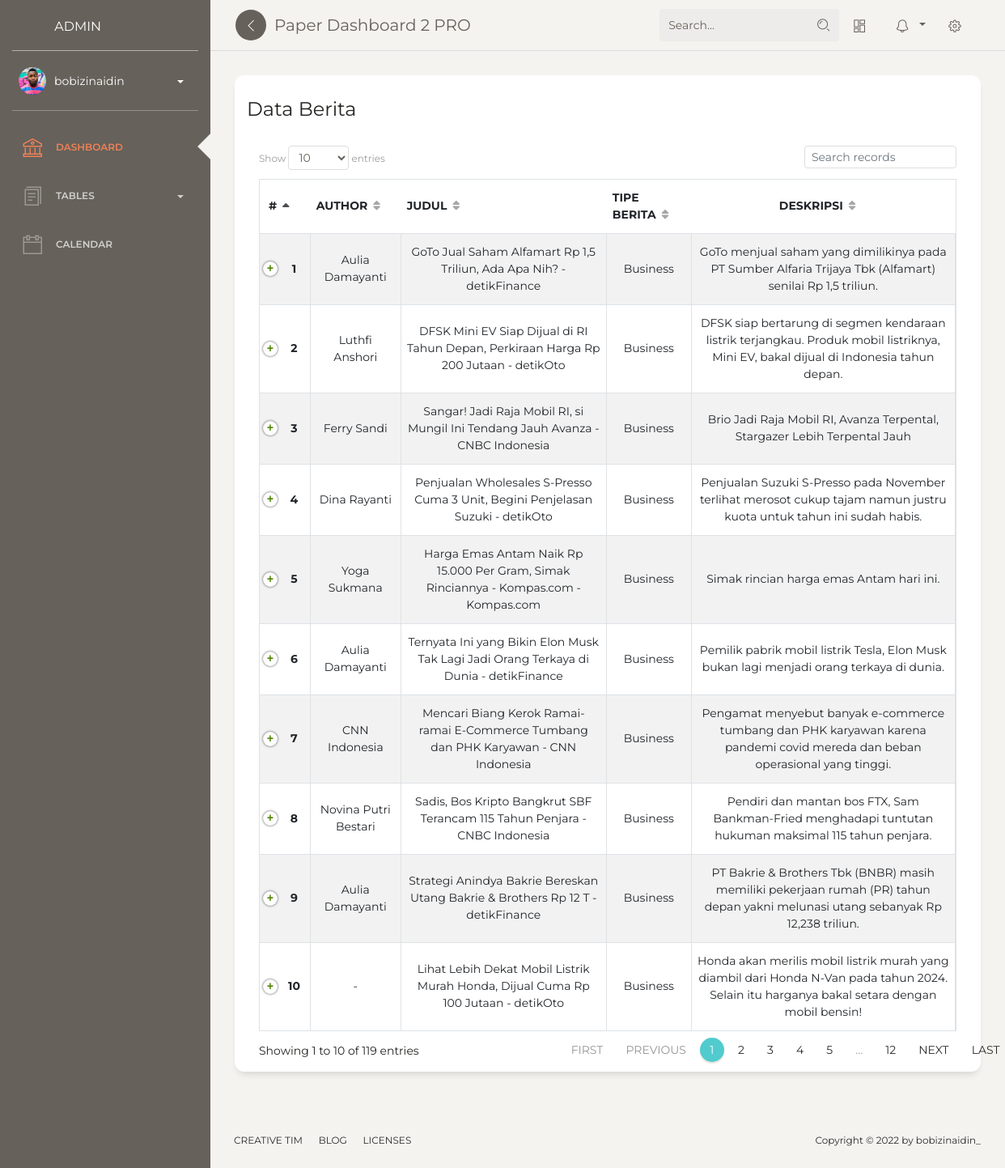
The page /dashboard/berita (signed in) on the database its author committed.
### berita/models.py (models this page shows, shortened)
class TBerita(models.Model):
    author = models.CharField(null=True, max_length=1000)
    title = models.CharField(max_length=1000, null=True)
    tipe_berita = models.ForeignKey(TypeBerita, on_delete=models.CASCADE, blank=True, null=True)
    description = models.CharField(max_length=1000, null=True)
    url = models.URLField(max_length=1000, null=True)
    urlToImage = models.URLField(max_length=1000,null=True)
    publishedAt = models.DateTimeField(null=True)
    content = models.TextField(null=True)
    class Meta:
        verbose_name_plural = "Berita"

class TypeBerita(models.Model):
    name = models.CharField(max_length=100)
    def __str__(self):
        return self.name
    class Meta:
        verbose_name_plural = "Type"

### berita/views.py (the view)
# urls.py: path('berita', TabelBerita, name='Tberita'),
@user_passes_test(is_operator)
@login_required
def TabelBerita(request):
    list_berita = TBerita.objects.all()
    template_name = 'back/Tabel_berita/Tberita.html'
    context = {
        'title' : 'ini Halaman Tabel berita',
        'berita' : list_berita
    }
    return render(request, template_name, context)

### berita/views.py (called while the page is built)
def is_operator(user):
    if user.groups.filter(name='Operator').exists():
        return True
    else:
        return False

### templates/back/Tabel_berita/TBerita.html (shortened to what this page needs)
{% extends 'back/base.html' %}
{% load static %}
{% block content %}
<div class="content">
    <div class="row">
        <div class="col-md-12">
            <div class="card">
                <div class="card-header">
                    <h4 class="card-title">Data Berita</h4>
                </div>
                <div class="card-body">
                    <table id="datatable" class="table table-striped table-bordered" cellspacing="0" width="100%">
                        <thead>
                            <tr>
                                <th class="text-center">#</th>
                                <th class="text-left">Author</th>
                                <th class="text-left">Judul</th>
                                <th class="text-left">Tipe Berita</th>
                                <th class="text-center">Deskripsi</th>
                            </tr>
                        </thead>
                        <tbody>
                            {% for index in berita %}
                            <tr>
                                <th class="text-center" scope="row">{{ forloop.counter }}</th>
                                <td class="text-center">{{ index.author }}</td>
                                <td class="text-center">{{ index.title }}</td>
                                <td class="text-center">{{ index.tipe_berita }}</td>
                                <td class="text-center">{{ index.description }}</td>
                            </tr>
                            {% endfor %}
                        </tbody>
                    </table>
                </div>
            </div>
        </div>
    </div>
</div>
{% endblock content %}

### templates/back/base.html (shortened to what this page needs)
{% load static %}
<!DOCTYPE html>
<html lang="en">
<head>
  <link rel="stylesheet" href="https://cdn.jsdelivr.net/npm/bootstrap-icons@1.10.2/font/bootstrap-icons.css">
  <link href="https://maxcdn.bootstrapcdn.com/font-awesome/latest/css/font-awesome.min.css" rel="stylesheet">
  <link href="{% static 'back/css/bootstrap.min.css' %}" rel="stylesheet" />
  <link href="{% static 'back/css/paper-dashboard.css' %}?v=2.1.1" rel="stylesheet" />
  <link href="{% static 'back/demo/demo.css' %}" rel="stylesheet" />
</head>
<body class="">
  <div class="wrapper ">
    <div class="sidebar" data-color="default" data-active-color="danger">
      <div class="logo">
        {% if request.session.is_operator == 'operator' %}
        <a href="{% url 'dashboard' %}" class="simple-text logo-normal">
          Operator
          <!-- <div class="logo-image-big">
            <img src="../assets/img/logo-big.png">
          </div> -->
        </a>
        {% else %}
        <a href="{% url 'dashboard' %}" class="simple-text logo-normal">
          Admin
        </a>
        {% endif %}
      </div>
      <div class="sidebar-wrapper">
        <div class="user">
          <div class="photo">
            <img src="{% static 'back/img/faces/ayo-ogunseinde-2.jpg' %}" />
          </div>
          <div class="info">
            <a data-toggle="collapse" href="#collapseExample" class="collapsed">
              <span>
                {{request.user}}
                <b class="caret"></b>
              </span>
            </a>
          </div>
        </div>
        <ul class="nav">
          <li class="active">
            <a href="{% url 'dashboard' %}">
              <i class="nc-icon nc-bank"></i>
              <p>Dashboard</p>
            </a>
          </li>
          <li>
            <a data-toggle="collapse" href="#tablesExamples">
              <i class="nc-icon nc-single-copy-04"></i>
              <p>
                Tables <b class="caret"></b>
              </p>
            </a>
          </li>
          <li>
            <a href="{% url 'calendar' %}">
              <i class="nc-icon nc-calendar-60"></i>
              <p>Calendar</p>
            </a>
          </li>
        </ul>
      </div>
    </div>
    <div class="main-panel">
      <nav class="navbar navbar-expand-lg navbar-absolute fixed-top navbar-transparent">
        <div class="container-fluid">
          <div class="navbar-wrapper">
            <div class="navbar-minimize">
              <button id="minimizeSidebar" class="btn btn-icon btn-round">
                <i class="nc-icon nc-minimal-left text-center visible-on-sidebar-regular"></i>
              </button>
            </div>
            <a class="navbar-brand" href="javascript:;">Paper Dashboard 2 PRO</a>
          </div>
          <div class="collapse navbar-collapse justify-content-end" id="navigation">
            <form>
              <div class="input-group no-border">
                <input type="text" value="" class="form-control" placeholder="Search...">
                <div class="input-group-append">
                  <div class="input-group-text">
                    <i class="nc-icon nc-zoom-split"></i>
                  </div>
                </div>
              </div>
            </form>
            <ul class="navbar-nav">
              <li class="nav-item">
                <a class="nav-link btn-magnify" href="javascript:;">
                  <i class="nc-icon nc-layout-11"></i>
                </a>
              </li>
              <li class="nav-item btn-rotate dropdown">
                <a class="nav-link dropdown-toggle" href="http://example.com" id="navbarDropdownMenuLink"
                  data-toggle="dropdown" aria-haspopup="true" aria-expanded="false">
                  <i class="nc-icon nc-bell-55"></i>
                </a>
              </li>
              <li class="nav-item">
                <a class="nav-link btn-rotate" href="javascript:;">
                  <i class="nc-icon nc-settings-gear-65"></i>
                </a>
              </li>
            </ul>
          </div>
        </div>
      </nav>
      {% block content %}
      {% endblock content %}
      <footer class="footer footer-black  footer-white ">
        <div class="container-fluid">
          <div class="row">
            <nav class="footer-nav">
              <ul>
                <li><a href="https://www.creative-tim.com" target="_blank">Creative Tim</a></li>
                <li><a href="{% url 'berita' %}" target="_blank">Blog</a></li>
                <li><a href="https://www.creative-tim.com/license" target="_blank">Licenses</a></li>
              </ul>
            </nav>
            <div class="credits ml-auto">
              <span class="copyright">
                Copyright ©
                 by bobizinaidin_
              </span>
            </div>
          </div>
        </div>
      </footer>
    </div>
  </div>
</body>
</html>

### rows shown on the page
TBerita: author "Aulia Damayanti", title "GoTo Jual Saham Alfamart Rp 1,5 Triliun, Ada Apa Nih? - detikFinance", tipe_berita "Business", description "GoTo menjual saham yang dimilikinya pada PT Sumber Alfaria Trijaya Tbk (Alfamart) senilai Rp 1,5 triliun."
TBerita: author "Luthfi Anshori", title "DFSK Mini EV Siap Dijual di RI Tahun Depan, Perkiraan Harga Rp 200 Jutaan - detikOto", tipe_berita "Business", description "DFSK siap bertarung di segmen kendaraan listrik terjangkau. Produk mobil listriknya, Mini EV, bakal dijual di Indonesia tahun depan."
TBerita: author "Ferry Sandi", title "Sangar! Jadi Raja Mobil RI, si Mungil Ini Tendang Jauh Avanza - CNBC Indonesia", tipe_berita "Business", description "Brio Jadi Raja Mobil RI, Avanza Terpental, Stargazer Lebih Terpental Jauh"
TBerita: author "Dina Rayanti", title "Penjualan Wholesales S-Presso Cuma 3 Unit, Begini Penjelasan Suzuki - detikOto", tipe_berita "Business", description "Penjualan Suzuki S-Presso pada November terlihat merosot cukup tajam namun justru kuota untuk tahun ini sudah habis."
TBerita: author "Yoga Sukmana", title "Harga Emas Antam Naik Rp 15.000 Per Gram, Simak Rinciannya - Kompas.com - Kompas.com", tipe_berita "Business", description "Simak rincian harga emas Antam hari ini."
TBerita: author "Aulia Damayanti", title "Ternyata Ini yang Bikin Elon Musk Tak Lagi Jadi Orang Terkaya di Dunia - detikFinance", tipe_berita "Business", description "Pemilik pabrik mobil listrik Tesla, Elon Musk bukan lagi menjadi orang terkaya di dunia."
TBerita: author "CNN Indonesia", title "Mencari Biang Kerok Ramai-ramai E-Commerce Tumbang dan PHK Karyawan - CNN Indonesia", tipe_berita "Business", description "Pengamat menyebut banyak e-commerce tumbang dan PHK karyawan karena pandemi covid mereda dan beban operasional yang tinggi."
TBerita: author "Novina Putri Bestari", title "Sadis, Bos Kripto Bangkrut SBF Terancam 115 Tahun Penjara - CNBC Indonesia", tipe_berita "Business", description "Pendiri dan mantan bos FTX, Sam Bankman-Fried menghadapi tuntutan hukuman maksimal 115 tahun penjara."
TBerita: author "Aulia Damayanti", title "Strategi Anindya Bakrie Bereskan Utang Bakrie & Brothers Rp 12 T - detikFinance", tipe_berita "Business", description "PT Bakrie & Brothers Tbk (BNBR) masih memiliki pekerjaan rumah (PR) tahun depan yakni melunasi utang sebanyak Rp 12,238 triliun."
TBerita: author "-", title "Lihat Lebih Dekat Mobil Listrik Murah Honda, Dijual Cuma Rp 100 Jutaan - detikOto", tipe_berita "Business", description "Honda akan merilis mobil listrik murah yang diambil dari Honda N-Van pada tahun 2024. Selain itu harganya bakal setara dengan mobil bensin!"

### other values the page prints
{{ request.user }} "bobizinaidin"
